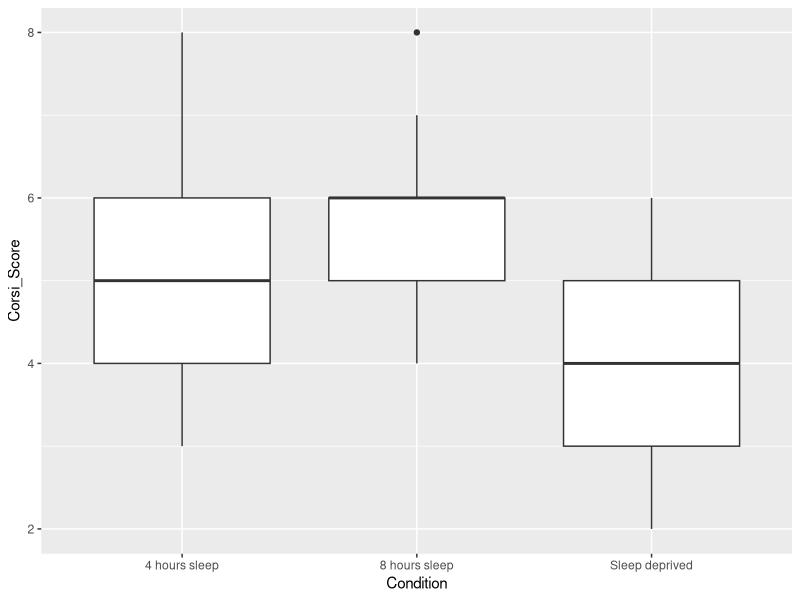
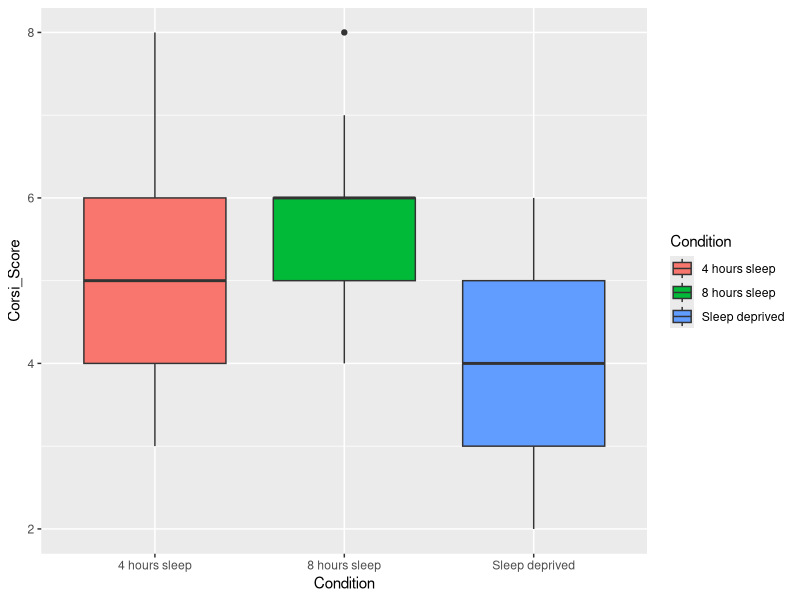
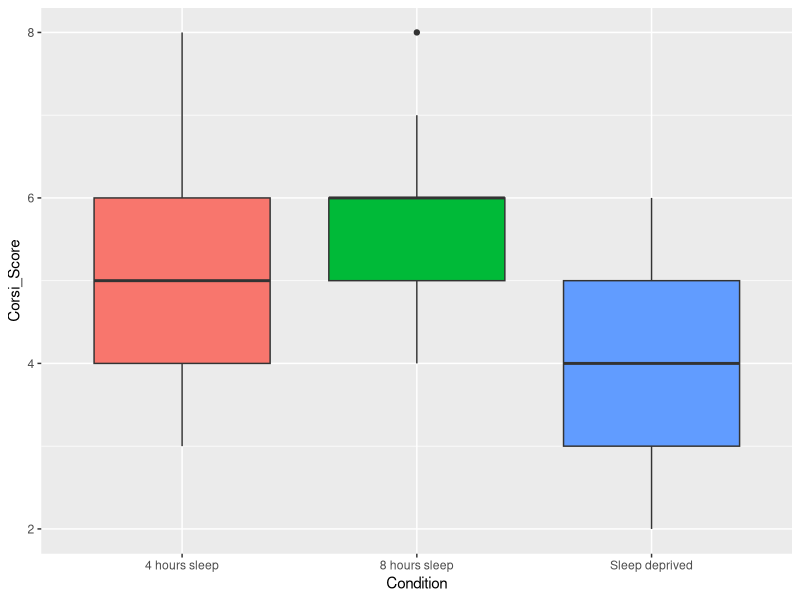
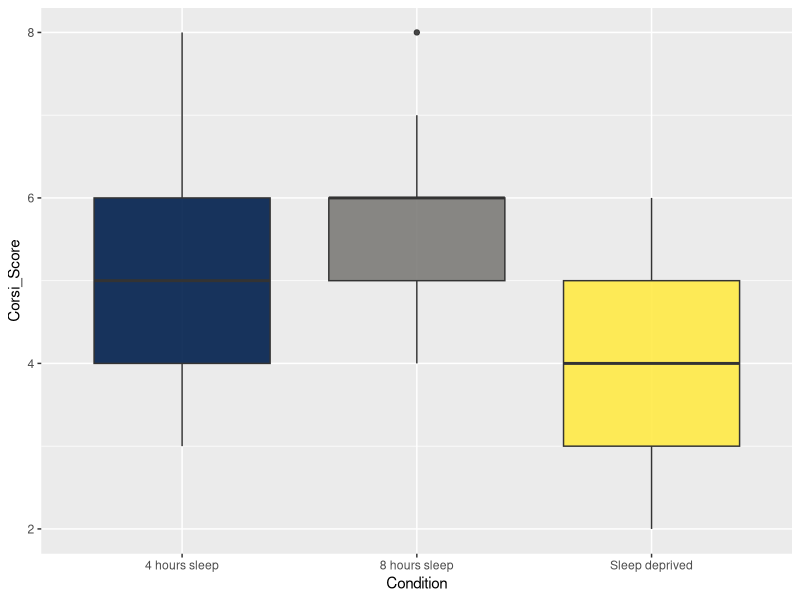
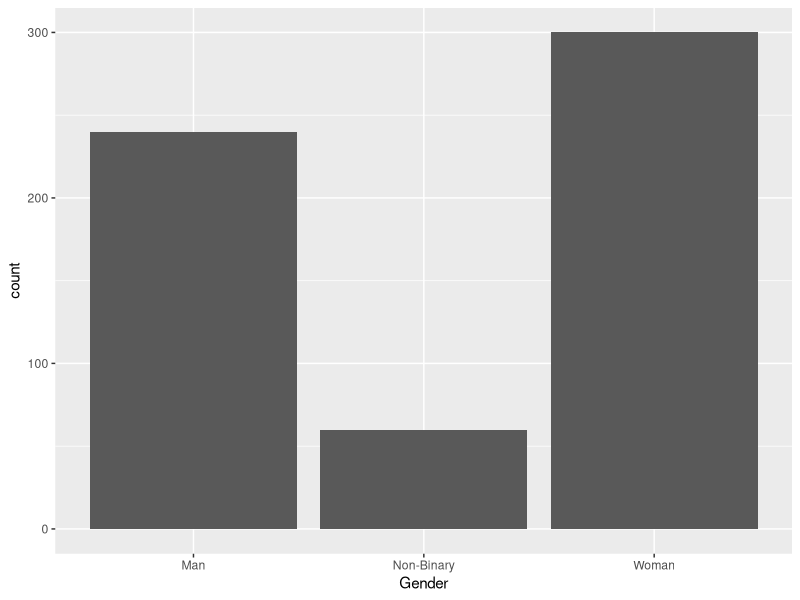
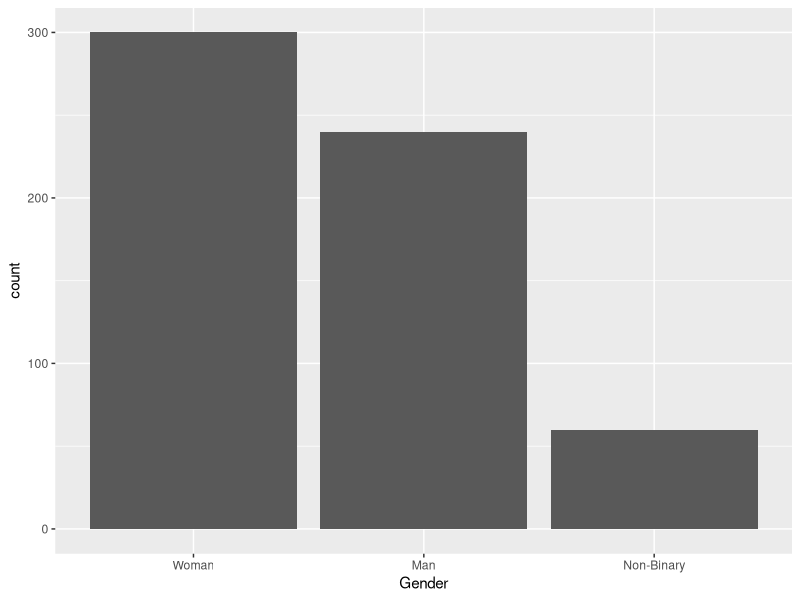
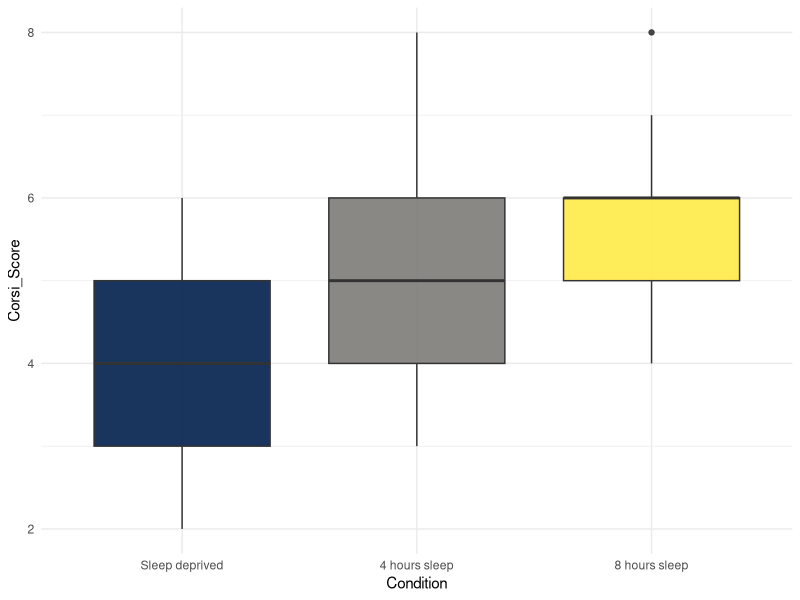

Generate these figures, in order, with R:
## ---- chunk 1
library(tidyverse)

# Set the seed for reproducibility
set.seed(123)

# Define the number of participants
n_participants <- 600

# Define the variables
Gender <- c(rep('Woman', n_participants * 0.5),
            rep('Man', n_participants * 0.40),
            rep('Non-Binary', n_participants * 0.1))

Age <- sample(18:60, n_participants, replace = TRUE)

# Set conditions and mean Corsi scores
Condition <- c(rep('8 hours sleep', n_participants * 1/3),
               rep('4 hours sleep', n_participants * 1/3),
               rep('Sleep deprived', n_participants * 1/3))

Mean_Corsi_Score <- ifelse(Condition == '8 hours sleep', 6, ifelse(Condition == '4 hours sleep', 5, 4))

# Simulate Corsi scores around mean, considering a small correlation with age
Corsi_Score <- round(rnorm(n_participants, Mean_Corsi_Score + 0.01*(Age - mean(Age)), sd = 1))
Corsi_Score <- ifelse(Corsi_Score > 9, 9, ifelse(Corsi_Score < 0, 0, Corsi_Score))

# Create a data frame
data <- data.frame(Participant = 1:n_participants,
                   Gender = sample(Gender),
                   Age = Age,
                   Condition = Condition,
                   Corsi_Score = Corsi_Score)

# Define Demographic data
demographic_data <- data %>% 
  select(Participant, Gender, Age, Condition)

# Define Score data
score_data <- data %>% 
  select(Participant, Corsi_Score)

full_dat <- inner_join(x = demographic_data, y = score_data, by = "Participant")

## ---- chunk 2
analysis_data <- full_dat %>%
  select(Participant, Condition, Age, Corsi_Score)
## ---- chunk 3
age_control <- analysis_data %>%
  filter(Age >= 20 & Age <= 30)
## ---- chunk 4
group_stats <- age_control %>%
  group_by(Condition) %>%
  summarise(mean_score = mean(Corsi_Score),
            sd_score = sd(Corsi_Score))
## ---- chunk 5
ggplot(age_control, aes(x = Condition, y = Corsi_Score)) +
  geom_boxplot()
## ---- chunk 6
ggplot(age_control, aes(x = Condition, 
                        y = Corsi_Score, 
                        fill = Condition)) +
  geom_boxplot() 
## ---- chunk 7
ggplot(age_control, aes(x = Condition, 
                        y = Corsi_Score, 
                        fill = Condition)) +
  geom_boxplot() +
  guides(fill = "none")
## ---- chunk 8
ggplot(age_control, aes(x = Condition, 
                        y = Corsi_Score, 
                        fill = Condition)) +
  geom_boxplot(alpha = 0.9) +
  guides(fill = "none") +
  scale_fill_viridis_d(option = "E")
## ---- chunk 9
ggplot(demographic_data, aes(x = Gender)) +
  geom_bar() 
## ---- chunk 10
demographic_data <- demographic_data %>%
  mutate(Gender = factor(Gender, 
                         levels = c("Woman", "Man", "Non-Binary")))
## ---- chunk 11
ggplot(demographic_data, aes(x = Gender)) +
  geom_bar() 
## ---- chunk 12
# relevel the factor
age_control <- age_control %>%
  mutate(Condition = factor(Condition, 
                            levels = c("Sleep deprived",  "4 hours sleep", "8 hours sleep")))

# 
ggplot(age_control, aes(x = Condition, 
                        y = Corsi_Score, 
                        fill = Condition)) +
  geom_boxplot(alpha = 0.9) +
  guides(fill = "none") +
  scale_fill_viridis_d(option = "E") +
  theme_minimal()
